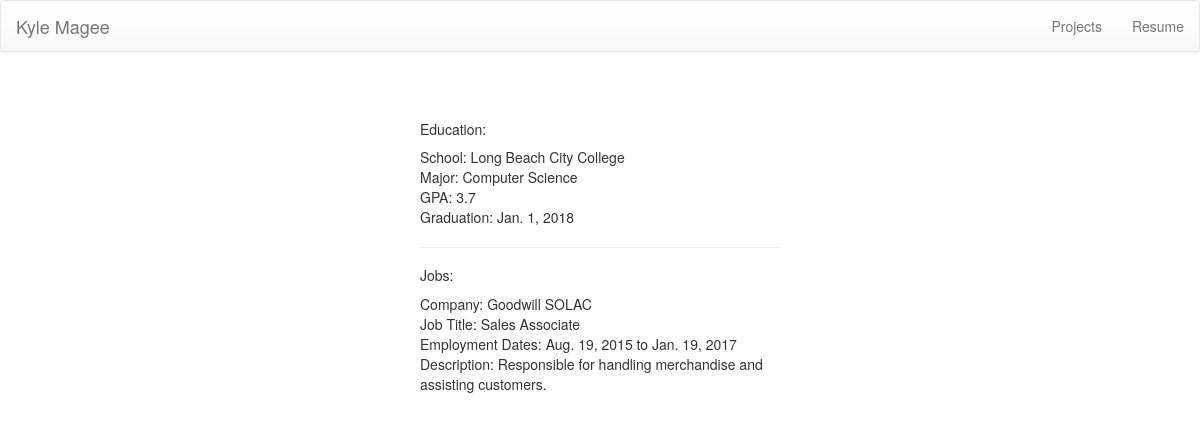
Screenshot of /resume/ with the database file from the repository.
### resume/models.py (models this page shows, shortened)
class Education(models.Model):
    school = models.CharField(max_length=200)
    major = models.CharField(max_length=50)
    graduation = models.DateField()
    gpa = models.FloatField()

class Job(models.Model):
    company = models.CharField(max_length=200)
    title = models.CharField(max_length=200)
    description = models.TextField()
    start_date = models.DateField()
    end_date = models.DateField(null=True, blank=True)

### resume/views.py (the view)
def view_resume(request):
    job = Job.objects.all()
    education = Education.objects.all()[0]
    context = {
        'education': education,
        'job': job
    }
    return render(request, 'resume.html', context)

### templates/resume.html
{% extends "base.html" %}
{% block content %}
<div class="row">
    <div class="col-md-4"></div>
    <div class="col-md-4">
        <h5>Education:</h5>
        <p>School: {{ education.school }}<br/>
            Major: {{ education.major }}<br/>
            GPA: {{ education.gpa }}<br/>
            Graduation: {{ education.graduation }}<br/>
            <hr>
        <h5>Jobs:</h5>
            {% for i in job %}
            Company: {{ i.company }}<br/>
            Job Title: {{ i.title }}<br/>
            Employment Dates: {{ i.start_date}}
            {% if i.end_date %}
            to {{ i.end_date }}
            {% endif %}<br/>
            Description: {{ i.description }}<br/>
            {% endfor %}
        </p>
    </div>
</div>
{% endblock content %}

### rows the page displays
Education: school "Long Beach City College", major "Computer Science", gpa "3.7", graduation "Jan. 1, 2018"
Job: company "Goodwill SOLAC", title "Sales Associate", start_date "Aug. 19, 2015", end_date "Jan. 19, 2017", description "Responsible for handling merchandise and assisting customers."
